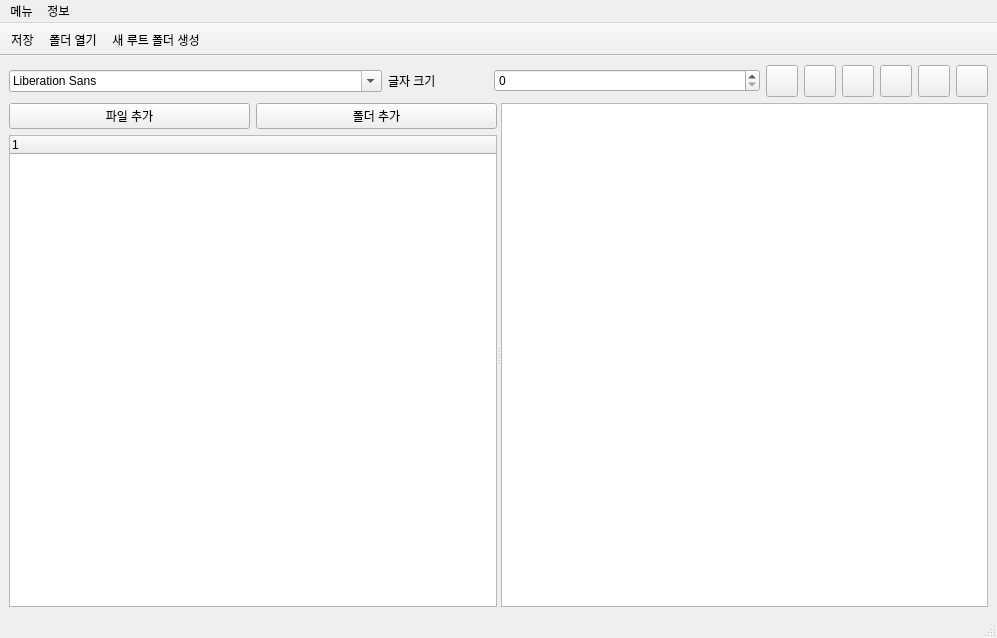
<?xml version="1.0" encoding="UTF-8"?>
<ui version="4.0">
 <class>MainWindow</class>
 <widget class="QMainWindow" name="MainWindow">
  <property name="geometry">
   <rect>
    <x>0</x>
    <y>0</y>
    <width>997</width>
    <height>638</height>
   </rect>
  </property>
  <property name="windowTitle">
   <string>MainWindow</string>
  </property>
  <widget class="QWidget" name="centralwidget">
   <layout class="QGridLayout" name="gridLayout_2">
    <item row="0" column="0">
     <layout class="QHBoxLayout" name="horizontalLayout_4">
      <item>
       <widget class="QFontComboBox" name="fontComboBox">
        <property name="minimumSize">
         <size>
          <width>0</width>
          <height>0</height>
         </size>
        </property>
        <property name="maximumSize">
         <size>
          <width>1677215</width>
          <height>16777215</height>
         </size>
        </property>
        <property name="editable">
         <bool>true</bool>
        </property>
       </widget>
      </item>
      <item>
       <layout class="QHBoxLayout" name="horizontalLayout">
        <item>
         <widget class="QLabel" name="label">
          <property name="maximumSize">
           <size>
            <width>100</width>
            <height>16777215</height>
           </size>
          </property>
          <property name="text">
           <string>글자 크기</string>
          </property>
         </widget>
        </item>
        <item>
         <widget class="QSpinBox" name="spinBox">
          <property name="enabled">
           <bool>true</bool>
          </property>
          <property name="minimumSize">
           <size>
            <width>55</width>
            <height>0</height>
           </size>
          </property>
          <property name="maximumSize">
           <size>
            <width>1677215</width>
            <height>16777215</height>
           </size>
          </property>
          <property name="alignment">
           <set>Qt::AlignLeading|Qt::AlignLeft|Qt::AlignVCenter</set>
          </property>
         </widget>
        </item>
       </layout>
      </item>
      <item>
       <layout class="QHBoxLayout" name="horizontalLayout_2">
        <item>
         <widget class="QPushButton" name="pushButtonLeftAlign">
          <property name="enabled">
           <bool>true</bool>
          </property>
          <property name="sizePolicy">
           <sizepolicy hsizetype="Fixed" vsizetype="Fixed">
            <horstretch>0</horstretch>
            <verstretch>0</verstretch>
           </sizepolicy>
          </property>
          <property name="minimumSize">
           <size>
            <width>32</width>
            <height>32</height>
           </size>
          </property>
          <property name="maximumSize">
           <size>
            <width>32</width>
            <height>32</height>
           </size>
          </property>
          <property name="toolTip">
           <string>왼쪽 정렬</string>
          </property>
          <property name="text">
           <string/>
          </property>
          <property name="icon">
           <iconset resource="resources/iconset.qrc">
            <normaloff>:/icons/icons/text_left_align.png</normaloff>:/icons/icons/text_left_align.png</iconset>
          </property>
          <property name="autoExclusive">
           <bool>false</bool>
          </property>
         </widget>
        </item>
        <item>
         <widget class="QPushButton" name="pushButtonCenterAlign">
          <property name="sizePolicy">
           <sizepolicy hsizetype="Fixed" vsizetype="Fixed">
            <horstretch>0</horstretch>
            <verstretch>0</verstretch>
           </sizepolicy>
          </property>
          <property name="minimumSize">
           <size>
            <width>32</width>
            <height>32</height>
           </size>
          </property>
          <property name="maximumSize">
           <size>
            <width>32</width>
            <height>32</height>
           </size>
          </property>
          <property name="toolTip">
           <string>가운데 정렬</string>
          </property>
          <property name="text">
           <string/>
          </property>
          <property name="icon">
           <iconset resource="resources/iconset.qrc">
            <normaloff>:/icons/icons/text_center_align.png</normaloff>:/icons/icons/text_center_align.png</iconset>
          </property>
         </widget>
        </item>
        <item>
         <widget class="QPushButton" name="pushButtonRightAlign">
          <property name="sizePolicy">
           <sizepolicy hsizetype="Fixed" vsizetype="Fixed">
            <horstretch>0</horstretch>
            <verstretch>0</verstretch>
           </sizepolicy>
          </property>
          <property name="minimumSize">
           <size>
            <width>32</width>
            <height>32</height>
           </size>
          </property>
          <property name="maximumSize">
           <size>
            <width>32</width>
            <height>32</height>
           </size>
          </property>
          <property name="toolTip">
           <string>오른쪽 정렬</string>
          </property>
          <property name="text">
           <string/>
          </property>
          <property name="icon">
           <iconset resource="resources/iconset.qrc">
            <normaloff>:/icons/icons/text_right_align.png</normaloff>:/icons/icons/text_right_align.png</iconset>
          </property>
         </widget>
        </item>
       </layout>
      </item>
      <item>
       <layout class="QHBoxLayout" name="horizontalLayout_3">
        <item>
         <widget class="QPushButton" name="pushButtonChangeTextStyle">
          <property name="sizePolicy">
           <sizepolicy hsizetype="Fixed" vsizetype="Fixed">
            <horstretch>0</horstretch>
            <verstretch>0</verstretch>
           </sizepolicy>
          </property>
          <property name="minimumSize">
           <size>
            <width>32</width>
            <height>32</height>
           </size>
          </property>
          <property name="maximumSize">
           <size>
            <width>32</width>
            <height>32</height>
           </size>
          </property>
          <property name="toolTip">
           <string>글자 스타일</string>
          </property>
          <property name="text">
           <string/>
          </property>
          <property name="icon">
           <iconset resource="resources/iconset.qrc">
            <normaloff>:/icons/icons/bold_letter.jpeg</normaloff>:/icons/icons/bold_letter.jpeg</iconset>
          </property>
          <property name="iconSize">
           <size>
            <width>32</width>
            <height>32</height>
           </size>
          </property>
         </widget>
        </item>
        <item>
         <widget class="QPushButton" name="pushButtonAddImage">
          <property name="sizePolicy">
           <sizepolicy hsizetype="Fixed" vsizetype="Fixed">
            <horstretch>0</horstretch>
            <verstretch>0</verstretch>
           </sizepolicy>
          </property>
          <property name="minimumSize">
           <size>
            <width>32</width>
            <height>32</height>
           </size>
          </property>
          <property name="maximumSize">
           <size>
            <width>32</width>
            <height>32</height>
           </size>
          </property>
          <property name="text">
           <string/>
          </property>
          <property name="icon">
           <iconset resource="resources/iconset.qrc">
            <normaloff>:/icons/icons/image.jpeg</normaloff>:/icons/icons/image.jpeg</iconset>
          </property>
          <property name="iconSize">
           <size>
            <width>32</width>
            <height>32</height>
           </size>
          </property>
         </widget>
        </item>
        <item>
         <widget class="QPushButton" name="pushButtonWriteReadMode">
          <property name="sizePolicy">
           <sizepolicy hsizetype="Fixed" vsizetype="Fixed">
            <horstretch>0</horstretch>
            <verstretch>0</verstretch>
           </sizepolicy>
          </property>
          <property name="minimumSize">
           <size>
            <width>32</width>
            <height>32</height>
           </size>
          </property>
          <property name="maximumSize">
           <size>
            <width>32</width>
            <height>32</height>
           </size>
          </property>
          <property name="text">
           <string/>
          </property>
          <property name="icon">
           <iconset resource="resources/iconset.qrc">
            <normaloff>:/icons/icons/pencil.jpeg</normaloff>:/icons/icons/pencil.jpeg</iconset>
          </property>
          <property name="iconSize">
           <size>
            <width>32</width>
            <height>32</height>
           </size>
          </property>
         </widget>
        </item>
       </layout>
      </item>
     </layout>
    </item>
    <item row="1" column="0">
     <widget class="QSplitter" name="splitter">
      <property name="sizePolicy">
       <sizepolicy hsizetype="Expanding" vsizetype="Expanding">
        <horstretch>0</horstretch>
        <verstretch>0</verstretch>
       </sizepolicy>
      </property>
      <property name="orientation">
       <enum>Qt::Horizontal</enum>
      </property>
      <property name="opaqueResize">
       <bool>true</bool>
      </property>
      <widget class="QWidget" name="layoutWidget_2">
       <layout class="QGridLayout" name="gridLayout">
        <item row="0" column="0">
         <widget class="QPushButton" name="pushButtonAddFile">
          <property name="text">
           <string>파일 추가</string>
          </property>
          <property name="icon">
           <iconset resource="resources/iconset.qrc">
            <normaloff>:/icons/icons/add_new_file.jpeg</normaloff>:/icons/icons/add_new_file.jpeg</iconset>
          </property>
         </widget>
        </item>
        <item row="0" column="1">
         <widget class="QPushButton" name="pushButtonAddFolder">
          <property name="text">
           <string>폴더 추가</string>
          </property>
         </widget>
        </item>
        <item row="1" column="0" colspan="2">
         <widget class="QTreeWidget" name="treeWidget">
          <attribute name="headerVisible">
           <bool>true</bool>
          </attribute>
          <column>
           <property name="text">
            <string notr="true">1</string>
           </property>
          </column>
         </widget>
        </item>
       </layout>
      </widget>
      <widget class="QTextEdit" name="textEdit"/>
     </widget>
    </item>
   </layout>
  </widget>
  <widget class="QStatusBar" name="statusbar"/>
  <widget class="QMenuBar" name="menuBar">
   <property name="geometry">
    <rect>
     <x>0</x>
     <y>0</y>
     <width>997</width>
     <height>22</height>
    </rect>
   </property>
   <widget class="QMenu" name="menu">
    <property name="title">
     <string>메뉴</string>
    </property>
    <addaction name="actionSave"/>
    <addaction name="actionOpenFolder"/>
    <addaction name="actionCreateNewRootFolder"/>
   </widget>
   <widget class="QMenu" name="menu_2">
    <property name="title">
     <string>정보</string>
    </property>
    <addaction name="actionAbout"/>
   </widget>
   <addaction name="menu"/>
   <addaction name="menu_2"/>
  </widget>
  <widget class="QToolBar" name="toolBarMain">
   <property name="enabled">
    <bool>true</bool>
   </property>
   <property name="windowTitle">
    <string>toolBar_2</string>
   </property>
   <property name="movable">
    <bool>false</bool>
   </property>
   <attribute name="toolBarArea">
    <enum>TopToolBarArea</enum>
   </attribute>
   <attribute name="toolBarBreak">
    <bool>false</bool>
   </attribute>
   <addaction name="actionSave"/>
   <addaction name="actionOpenFolder"/>
   <addaction name="actionCreateNewRootFolder"/>
  </widget>
  <action name="actionSave">
   <property name="icon">
    <iconset resource="resources/iconset.qrc">
     <normaloff>:/icons/icons/save.jpeg</normaloff>:/icons/icons/save.jpeg</iconset>
   </property>
   <property name="text">
    <string>저장</string>
   </property>
   <property name="toolTip">
    <string>모든 파일 저장</string>
   </property>
   <property name="shortcut">
    <string>Ctrl+S</string>
   </property>
  </action>
  <action name="actionOpenFolder">
   <property name="icon">
    <iconset resource="resources/iconset.qrc">
     <normaloff>:/icons/icons/open_folder.jpeg</normaloff>:/icons/icons/open_folder.jpeg</iconset>
   </property>
   <property name="text">
    <string>폴더 열기</string>
   </property>
   <property name="toolTip">
    <string>폴더 열기</string>
   </property>
   <property name="shortcut">
    <string>Ctrl+O</string>
   </property>
  </action>
  <action name="actionCreateNewRootFolder">
   <property name="icon">
    <iconset resource="resources/iconset.qrc">
     <normaloff>:/icons/icons/add_folder.jpeg</normaloff>:/icons/icons/add_folder.jpeg</iconset>
   </property>
   <property name="text">
    <string>새 루트 폴더 생성</string>
   </property>
   <property name="toolTip">
    <string>새 루트 폴더 생성</string>
   </property>
  </action>
  <action name="actionAbout">
   <property name="text">
    <string>About</string>
   </property>
  </action>
 </widget>
 <resources>
  <include location="resources/iconset.qrc"/>
 </resources>
 <connections/>
</ui>
